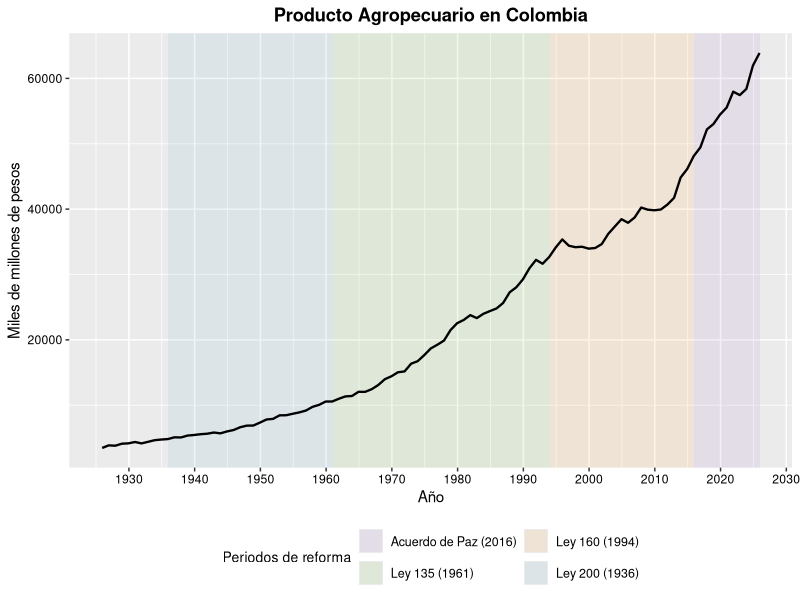
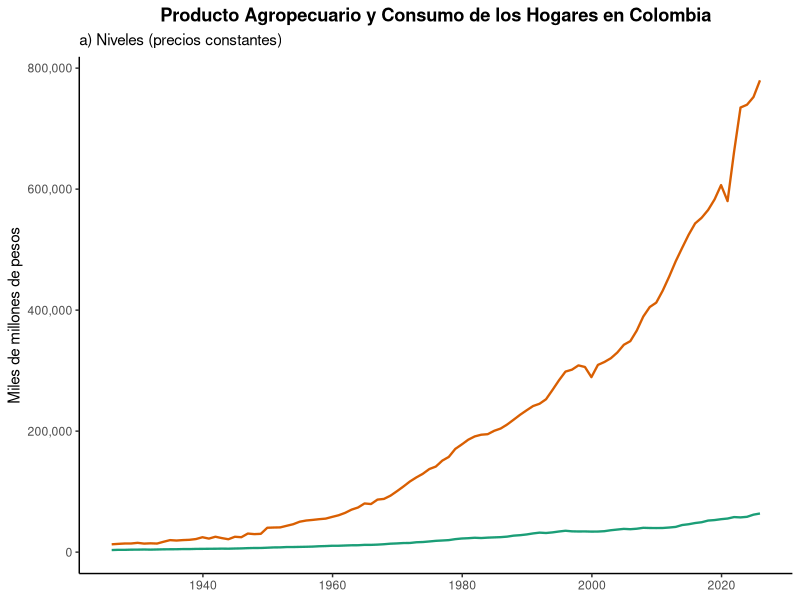
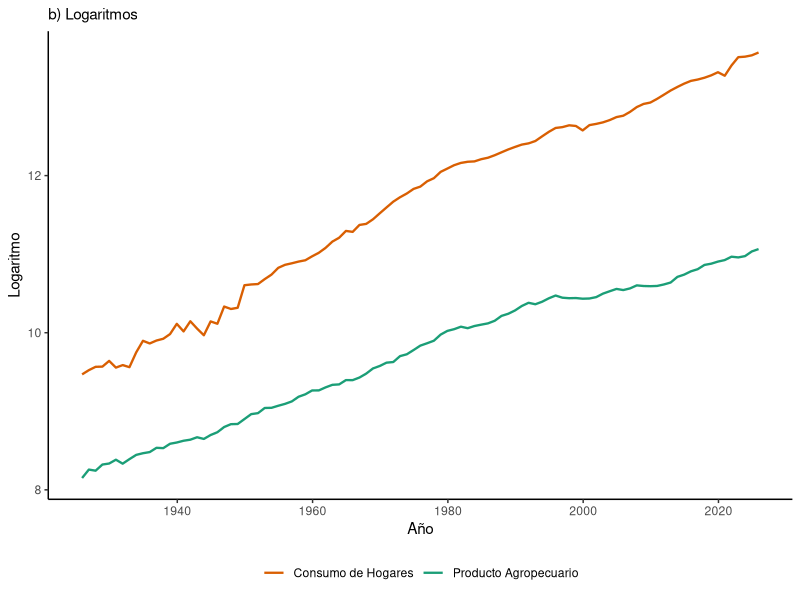

The R source for these figures, in order:
## ---- chunk 1
#| label: fig-grafica1
#| fig-cap: "Gráfica 1. Evolución del producto agropecuario y periodos de reforma agraria en Colombia (1925–2025), precios constantes (base 2015)."
#| fig-width: 5.5
#| fig-height: 3.5
#| fig-align: center

library(ggplot2)
library(readr)

# --- Cargar datos ---
df_producto_agropecuario <- read_csv("Base_100_Anios_Construccion.csv")
df_consumo_final <- read_csv("Base_100_Anios_Consumo.csv")

df <- data.frame(
  Año = df_producto_agropecuario$Año,
  Producto_Agropecuario = df_producto_agropecuario$Valor,
  Consumo_Hogares = df_consumo_final$Valor
)

df$Año <- as.Date(as.character(df$Año), format = "%Y")

# --- Reformas ---
reformas <- data.frame(
  inicio = as.Date(c("1936-01-01", "1961-01-01", "1994-01-01", "2016-01-01")),
  fin    = as.Date(c("1960-12-31", "1993-12-31", "2015-12-31", "2025-12-31")),
  nombre = c("Ley 200 (1936)", "Ley 135 (1961)", "Ley 160 (1994)", "Acuerdo de Paz (2016)")
)

# --- Gráfica ---
ggplot(df, aes(x = Año, y = Producto_Agropecuario)) +
  
  # Sombras (más sobrias)
  geom_rect(
    data = reformas,
    aes(xmin = inicio, xmax = fin, ymin = -Inf, ymax = Inf, fill = nombre),
    alpha = 0.15, inherit.aes = FALSE
  ) +
  
  # Línea principal (más elegante)
  geom_line(linewidth = 0.8, color = "black") +
  
scale_fill_manual(values = c(
  "Ley 200 (1936)" = "#8bbedaff",   # azul claro
  "Ley 135 (1961)" = "#a0d96eff",   # verde suave
  "Ley 160 (1994)" = "#ffb656ff",   # naranja suave
  "Acuerdo de Paz (2016)" = "#bb8dd2ff"  # morado suave
)) +
  
  # Ejes
  scale_x_date(date_breaks = "10 years", date_labels = "%Y") +
  
  # Etiquetas
  labs(
    x = "Año",
    y = "Miles de millones de pesos",
    fill = "Periodos de reforma"
  ) +
  
  coord_cartesian(xlim = c(min(df$Año), max(df$Año))) +
  
  # Tema tipo paper
  theme(
  legend.position = "bottom",
  legend.title = element_text(size = 10),
  legend.text = element_text(size = 9),
  legend.box = "horizontal",
  
  plot.title = element_text(face = "bold", hjust = 0.5),
  plot.subtitle = element_blank(),
  
  axis.text = element_text(color = "black"),
  axis.title = element_text(face = "plain"),
  
  panel.border = element_blank()
) + guides(fill = guide_legend(nrow = 2)) + ggtitle("Producto Agropecuario en Colombia")
## ---- chunk 2
library(ggplot2)
library(readr)
library(dplyr)
library(tidyr)
library(patchwork)
library(scales)

# --- Cargar datos ---
df_producto_agropecuario <- read_csv("Base_100_Anios_Construccion.csv")
df_consumo_final <- read_csv("Base_100_Anios_Consumo.csv")

df <- data.frame(
  Año = df_producto_agropecuario$Año,
  Producto_Agropecuario = df_producto_agropecuario$Valor,
  Consumo_Hogares = df_consumo_final$Valor
)

df$Año <- as.Date(as.character(df$Año), format = "%Y")

# --- Formato largo ---
df_long <- df %>%
  pivot_longer(
    cols = c(Producto_Agropecuario, Consumo_Hogares),
    names_to = "Serie",
    values_to = "Valor"
  )

# --- Etiquetas ---
df_long$Serie <- recode(df_long$Serie,
  "Producto_Agropecuario" = "Producto Agropecuario",
  "Consumo_Hogares" = "Consumo de Hogares"
)

# --- Colores sobrios ---
colores <- c(
  "Producto Agropecuario" = "#1b9e77",
  "Consumo de Hogares" = "#d95f02"
)
## ---- chunk 3
#| label: fig-grafica2a
#| fig-cap: "Gráfica 2. Producto agropecuario y consumo de los hogares en Colombia (1925–2025)."
#| fig-width: 5.5
#| fig-height: 3
#| fig-align: center

library(ggplot2)
library(dplyr)
library(tidyr)
library(scales)

# Panel (a)
g1 <- ggplot(df_long, aes(x = Año, y = Valor, color = Serie)) +
  geom_line(linewidth = 0.8) +
  scale_color_manual(values = colores) +
  scale_y_continuous(labels = scales::comma) +
  labs(
    subtitle = "a) Niveles (precios constantes)",
    x = NULL,
    y = "Miles de millones de pesos"
  ) +
  theme_classic(base_size = 11) +
  theme(
    legend.position = "none",
    plot.subtitle = element_text(face = "plain"),
    plot.title = element_text(face = "bold", hjust = 0.5)
  ) +
  ggtitle("Producto Agropecuario y Consumo de los Hogares en Colombia")

g1
## ---- chunk 4
#| label: fig-grafica2b
#| fig-cap: "Gráfica 3. Producto agropecuario y consumo de los hogares en Colombia (1925–2025) en logaritmos."
#| fig-width: 5.5
#| fig-height: 3
#| fig-align: center

# Panel (b)
g2 <- ggplot(df_long, aes(x = Año, y = log(Valor), color = Serie)) +
  geom_line(linewidth = 0.8) +
  scale_color_manual(values = colores) +
  labs(
    subtitle = "b) Logaritmos",
    x = "Año",
    y = "Logaritmo",
    color = ""
  ) +
  theme_classic(base_size = 11) +
  theme(
    legend.position = "bottom",
    legend.title = element_blank(),
    plot.subtitle = element_text(face = "plain")
  )

g2
## ---- chunk 5
#| label: tbl-quiebres
#| tbl-cap: "Quiebres estructurales identificados en el producto agropecuario (valores en miles de millones de pesos)."
#| tbl-align: center
library(tseries)
library(readr)
library(strucchange)
library(forecast)
library(urca)
library(knitr)
library(kableExtra)

# Cargar datos
df <- read_csv("Base_100_Anios_Construccion.csv")
ts_producto <- ts(df$Valor, 
                   start = min(df$Año), 
                   end = max(df$Año))

bp <- breakpoints(Valor ~ Año, data = df)

idx <- bp$breakpoints

quiebres <- data.frame(
  Año = as.integer(df$Año[idx]),
  Producto_Agropecuario = as.numeric(df$Valor[idx])
)
kable(quiebres, align = "c", booktabs = TRUE,
      col.names = c("Año", "Producto (miles de millones)")) %>%
  kable_styling(
    latex_options = c("hold_position"),
    position = "center",
    full_width = FALSE
  ) %>%
  column_spec(1, bold = TRUE) %>%
  add_header_above(c("Quiebres Estructurales Identificados" = 2))
## ---- chunk 6
#| label: tbl-cambios
#| tbl-cap: "Cambios en la pendiente del producto agropecuario en los quiebres estructurales (miles de millones de pesos por año)."
#| tbl-align: center

library(strucchange)
library(readr)
library(dplyr)
library(knitr)
library(kableExtra)

# --- 1. Cargar datos ---
df <- read_csv("Base_100_Anios_Construccion.csv")

# --- 2. Crear tendencia ---
df <- df %>%
  arrange(Año) %>%
  mutate(t = 1:n())

# --- 3. Bai-Perron ---
bp <- breakpoints(Valor ~ t, data = df)

# --- 4. Obtener quiebres ---
breaks <- bp$breakpoints
n <- nrow(df)

# --- 5. Crear regímenes manualmente ---
regimen <- rep(1:(length(breaks) + 1),
               times = diff(c(0, breaks, n)))

df$regimen <- regimen

# --- 6. Estimar pendiente por régimen ---
pendientes_df <- df %>%
  group_by(regimen) %>%
  summarise(
    pendiente = coef(lm(Valor ~ t))[2],
    .groups = "drop"
  )

# --- 7. Cambios en pendiente ---
cambios <- diff(pendientes_df$pendiente)

# --- 8. Fechas de quiebres ---
fechas_quiebre <- df$Año[breaks]

# --- 9. Tabla final ---
tabla_cambios <- data.frame(
  Año_Quiebre = fechas_quiebre,
  Cambio_Pendiente = cambios
)

kable(tabla_cambios, digits = 2, align = "c", booktabs = TRUE,
      col.names = c("Año de quiebre", "Cambio en la pendiente")) %>%
  kable_styling(
    latex_options = c("hold_position"),
    position = "center",
    full_width = FALSE
  ) %>%
  column_spec(1, bold = TRUE) %>%
  add_header_above(c("Cambios en la Pendiente en los Quiebres" = 2))
## ---- chunk 7
# Cargar datos
library(readr)

df_completo <- read_csv("Base_100_Anios_Completa.csv")
# Convertir a series de tiempo
ts_producto_agropecuario <- ts(
  df_completo$Producto_Agropecuario,
  start = min(df_completo$Año),
  frequency = 1
)

ts_consumo_hogares <- ts(
  df_completo$Consumo_Hogares,
  start = min(df_completo$Año),
  frequency = 1
)
# Prueba de cointregación de Engle y Granger
modelo_coint <- lm(ts_producto_agropecuario ~ ts_consumo_hogares)
residuos <- resid(modelo_coint)
prueba_coint <- ur.df(residuos, type = "none", lags = 1)

prueba_drift <- ur.df(residuos, type = "drift", lags = 1)

prueba_trend <-ur.df(residuos, type = "trend", lags = 1)

## ---- chunk 8
#| label: tbl-coint
#| tbl-cap: "Resultados de la prueba de cointegración de Engle y Granger entre el producto agropecuario y el consumo de los hogares."
#| tbl-align: center


library(dplyr)
library(knitr)
library(kableExtra)

tabla_coint <- data.frame(
  Especificacion = c("Sin constante", "Con constante", "Con tendencia"),
  Estadistico_ADF = c(
    prueba_coint@teststat[1],
    prueba_drift@teststat[1],
    prueba_trend@teststat[1]
  ),
  critico_5 = c(
    prueba_coint@cval[1, "5pct"],
    prueba_drift@cval[1, "5pct"],
    prueba_trend@cval[1, "5pct"]
  )
) %>%
  mutate(
    Resultado = ifelse(
      Estadistico_ADF < critico_5,
      "Cointegración",
      "No cointegración"
    )
  )

kable(tabla_coint,
      col.names = c("Especificación", "Estadístico ADF", "Valor crítico (5%)", "Conclusión"),
      digits = 3, booktabs = TRUE, align = "c") %>%
  kable_styling(
    latex_options = c("hold_position"),
    position = "center",
    full_width = FALSE
  ) %>%
  add_header_above(c("Prueba de Cointegración de Engle–Granger" = 4))
## ---- chunk 9
# 1. Cargar librerías necesarias
library(tidyverse)
library(lmtest)   # Para testeo de coeficientes
library(sandwich) # Para errores estándar robustos
library(lubridate) # Para manejo de fechas

# 2. Carga y preparación estricta de la base
# Se asegura que el año sea numérico y la serie esté ordenada cronológicamente
df_completo <- read_csv("Base_100_Anios_Completa.csv") %>%
  mutate(Anio_Num = year(as.Date(Año))) %>% 
  arrange(Anio_Num) 

# 3. Construcción de variables (Logs, Rezagos y Diferencias)
# ly = log(y), dy_lag = Delta y_{t-1}, dc_contemp = Delta c_t
df_preparado <- df_completo %>%
  mutate(
    ly = log(Producto_Agropecuario),
    lc = log(Consumo_Hogares),
    dy_lag = lag(ly, 1) - lag(ly, 2), # Control de persistencia (Lag Augmentation)
    dc_cont = lc - lag(lc, 1),       # Control contemporáneo de consumo
    y_previo = lag(ly, 1)            # Término y_{t-1} para la diferencia larga
  )

# 4. Función Maestra de Proyecciones Locales
# h = horizonte, Reform = Dummy de choque puntual
estimar_lp_reforma <- function(data, year_reforma, H_max) {
  
  # Crear dummy de la reforma: 1 solo en el año del evento
  data <- data %>% mutate(Reform = if_else(Anio_Num == year_reforma, 1, 0))
  
  # Verificación inicial: ¿Existen datos históricos suficientes para este año?
  check <- data %>% filter(Anio_Num == year_reforma) %>% 
    drop_na(dy_lag, dc_cont, y_previo)
  
  if(nrow(check) == 0){
    message(paste("Aviso: El año", year_reforma, "no tiene rezagos previos en la base. Saltando."))
    return(NULL)
  }

  resultados_h <- list()
  
  for (h in 0:H_max) {
    # Variable dependiente: Diferencia larga acumulada (y_{t+h} - y_{t-1})
    data_h <- data %>%
      mutate(dep_var = lead(ly, h) - y_previo) %>%
      filter(!is.na(dep_var), !is.na(dy_lag), !is.na(dc_cont))
    
    # Validar si el año del choque aún existe después de perder datos futuros
    if (sum(data_h$Reform) == 0) {
      message(paste("H =", h, "para", year_reforma, "excede el límite de la base (2025)."))
      next
    }
    
    # Estimación OLS
    modelo <- lm(dep_var ~ Reform + dy_lag + dc_cont, data = data_h)
    
    # Inferencia Robusta HC1: Más estable que HC3 para muestras pequeñas con dummies
    # Proporciona resultados equivalentes a la opción 'robust' en Stata
    se_robusto <- coeftest(modelo, vcov = vcovHC(modelo, type = "HC1"))
    
    # Guardar resultados del impacto (Beta_h)
    resultados_h[[h + 1]] <- data.frame(
      Horizonte = h,
      Beta = se_robusto["Reform", "Estimate"],
      Error_Std = se_robusto["Reform", "Std. Error"],
      T_Stat = se_robusto["Reform", "t value"],
      P_Value = se_robusto["Reform", "Pr(>|t|)"]
    )
  }
  
  if(length(resultados_h) == 0) return(NULL)
  bind_rows(resultados_h) %>% mutate(Reforma_Año = year_reforma)
}

# 5. Ejecución para tus 4 periodos de interés
res_1936 <- estimar_lp_reforma(df_preparado, 1936, 10)
res_1961 <- estimar_lp_reforma(df_preparado, 1961, 10)
res_1994 <- estimar_lp_reforma(df_preparado, 1994, 10)
res_2016 <- estimar_lp_reforma(df_preparado, 2016, 8)

# 6. Consolidación Final
tabla_final <- bind_rows(res_1936, res_1961, res_1994, res_2016)


## ---- chunk 10
# 1. Cargar las librerías
library(knitr)
library(kableExtra)
library(tidyverse)

# 2. Filtrar resultados significativos
tabla_bonita <- tabla_final %>%
  filter(P_Value < 0.05) %>%
  mutate(
    Significancia = case_when(
      P_Value < 0.01 ~ "***",
      P_Value < 0.05 ~ "**",
      TRUE ~ "*"
    )
  ) %>%
  select(Reforma_Año, Horizonte, Beta, Error_Std, T_Stat, P_Value, Significancia)

# 3. Crear la tabla compatible con PDF (LaTeX)
tabla_bonita %>%
  kable(
    format = "latex",
    col.names = c("Año Reforma", "Horiz.", "Beta", "Error Std.", "T-Stat", "P-Valor", "Sig."),
    digits = 4,
    booktabs = TRUE,
    align = "c",
    caption = "Resultados Significativos del Impacto de las Reformas") %>%
  kable_styling(
    latex_options = c("striped", "repeat_header", "scale_down"),
    full_width = FALSE
  ) %>%
  column_spec(3, bold = T)
